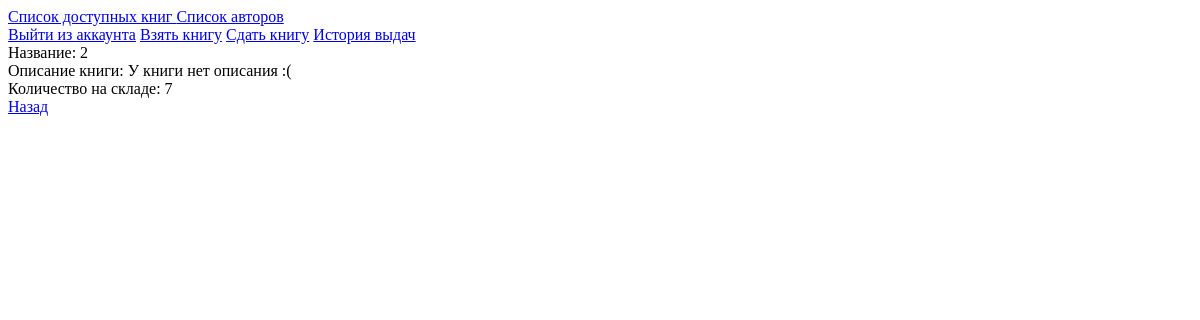
The page /tracker/books/detail/2 (signed in) on the database as committed earlier.
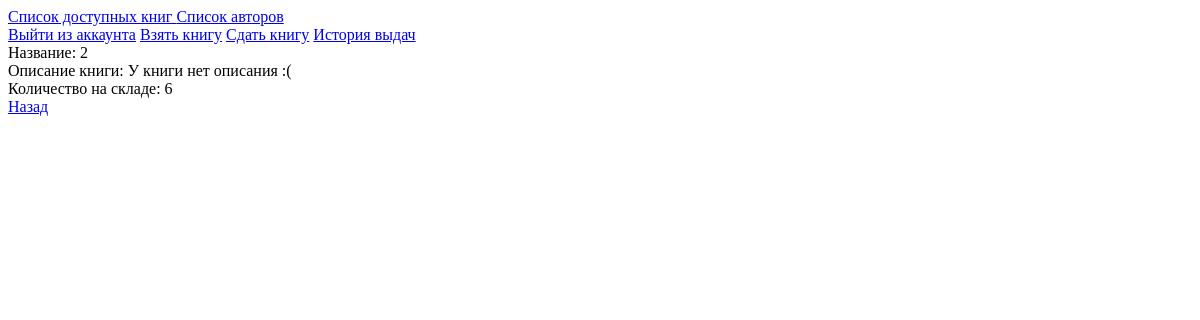
The same page on the database as committed later.
### tracker/models.py (models this page shows)
class Book(models.Model):
    name = models.CharField(max_length=255)
    description = models.TextField(default="У книги нет описания :(")
    author = models.ForeignKey(Author,on_delete=models.PROTECT)
    amount = models.IntegerField(default=0)

### tracker/views.py (the view)
# urls.py: path('books/detail/<int:pk>', BookDetailView.as_view(), name="detail-book"),
class BookDetailView(LoginRequiredMixin,DetailView):
    login_url = reverse_lazy("users:login-user")
    model = Book
    template_name = "tracker/detailbook.html"

### templates/tracker/detailbook.html
{% extends "base.html" %}
{% block body %}
<div class = 'text-center'>
    Название: {{book.name}} <br>
    Описание книги: {{book.description}} <br>
    Количество на складе: {{book.amount}}
</div>
<a href = "javascript:history.go(-1)">Назад</a>
{% endblock body %}

Rows that differ between the two databases and show on the page:
changed Book "У книги нет описания :(": amount "7" → "6"
